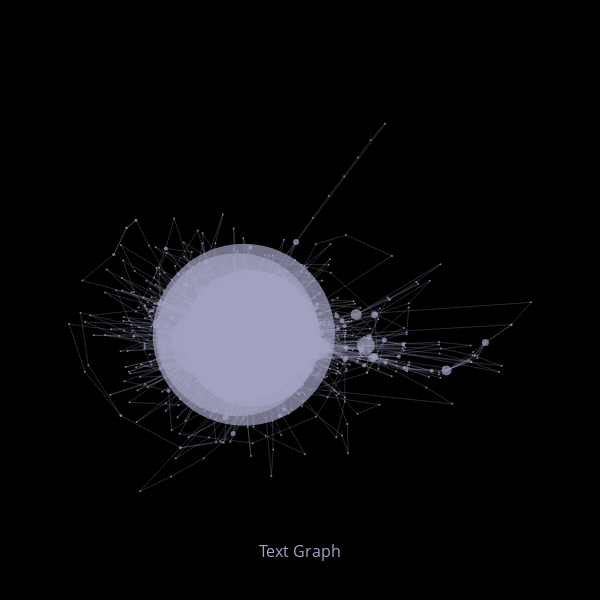

The notebook cell saved with this chart:
### Code cell
draw("Graph of the Depressive Person's Essay" , trace0, trace00)

### Figure 1 — Plotly figure (JSON) as saved in the notebook; plotly's stock layout.template omitted (floating-point values rounded to 4 significant figures; data arrays with more than 128 entries replaced by an {"elided": "..."} marker saying what was removed)
{"data": [{"hoverinfo": "none", "line": {"color": "#a3a3c2", "width": 0.25}, "mode": "lines", "type": "scatter", "x": {"elided": "11667 float values"}, "y": {"elided": "11667 float values"}}, {"hoverinfo": "text", "marker": {"color": "#a3a3c2", "colorscale": "Greens", "line": {"width": 0}, "reversescale": true, "showscale": false, "size": {"elided": "1690 int values"}}, "mode": "markers", "name": "", "opacity": 1, "text": {"elided": "1690 str values"}, "type": "scatter", "x": {"elided": "1690 float values"}, "y": {"elided": "1690 float values"}}], "layout": {"autosize": false, "font": {}, "height": 600, "hovermode": "closest", "margin": {"b": 85, "l": 40, "pad": 0, "r": 40, "t": 100}, "paper_bgcolor": "rgba(0,0,0,1)", "plot_bgcolor": "rgba(0,0,0,1)", "showlegend": false, "title": "", "width": 600, "xaxis": {"showgrid": false, "showline": false, "showticklabels": false, "title": "Text Graph", "titlefont": {"color": "#a3a3c2", "size": 16}, "zeroline": false}, "yaxis": {"showgrid": false, "showline": false, "showticklabels": false, "title": "", "zeroline": false}}}
